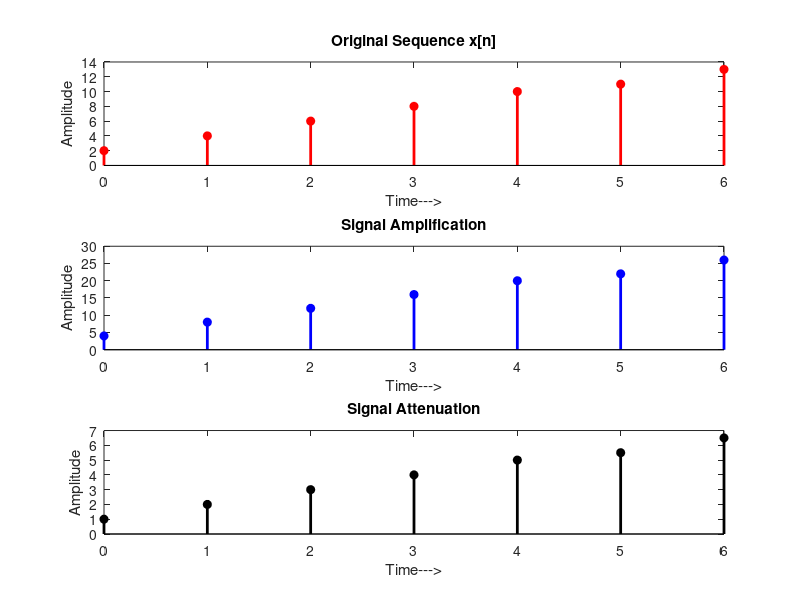

This figure's MATLAB source:
clc;
close all;
clear all;

x=[2 4 6 8 10 11 13];
n=0:length(x)-1;

x1=x*2;
x2=x/2;

subplot(3,1,1);
stem(n,x,'r','fill','LineWidth',2);
title('Original Sequence x[n]');
xlabel('Time--->');
ylabel('Amplitude');

subplot(3,1,2);
stem(n,x1,'b','fill','LineWidth',2);
title('Signal Amplification');
xlabel('Time--->');
ylabel('Amplitude');

subplot(3,1,3);
stem(n,x2,'k','fill','LineWidth',2);
title('Signal Attenuation');
xlabel('Time--->');
ylabel('Amplitude');
